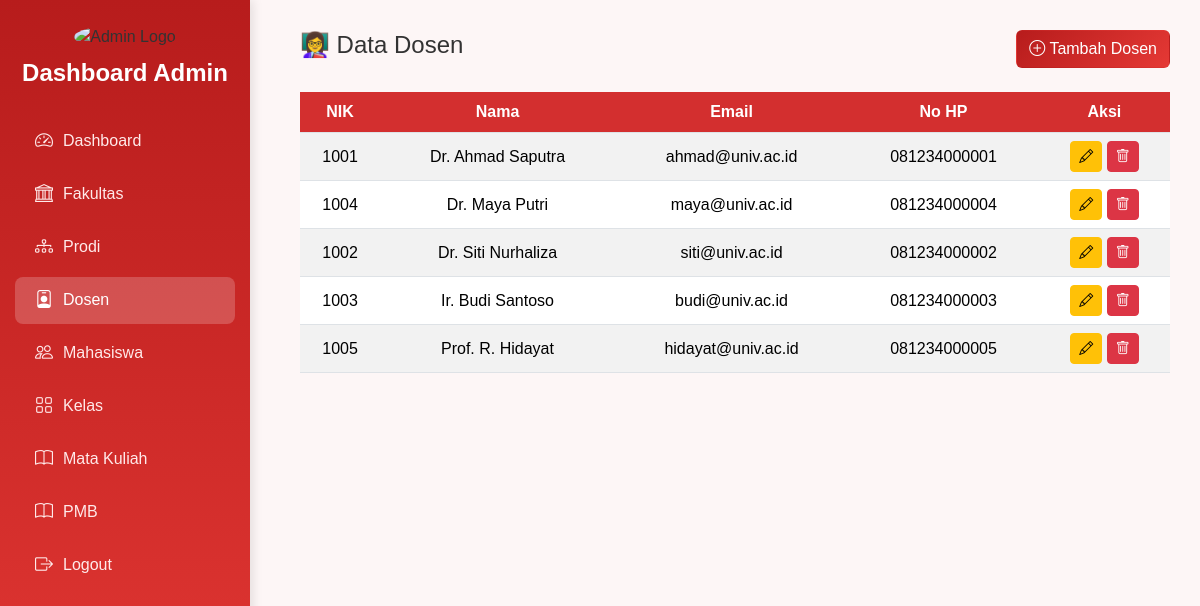
The page /Admin/datadosen.php on the database its author committed.
### tables this page shows
CREATE TABLE `dosen` (
  `nik` int(11) NOT NULL,
  `nama` varchar(100) DEFAULT NULL,
  `jenis_kelamin` enum('L','P') DEFAULT NULL,
  `tanggal_lahir` date DEFAULT NULL,
  `id_prodi` int(11) DEFAULT NULL,
  `email` varchar(100) DEFAULT NULL,
  `no_hp` varchar(20) DEFAULT NULL,
  `alamat` text DEFAULT NULL,
  `jabatan` varchar(50) DEFAULT NULL,
  `status_aktif` enum('Aktif','Tidak Aktif') DEFAULT 'Aktif',
  `tanggal_bergabung` date DEFAULT NULL
);

### Admin/datadosen.php (the view, shortened to what this page needs)
<?php
try {
  $pdo = new PDO("mysql:host=".DB_HOST.";dbname=".DB_NAME.";charset=utf8mb4", DB_USER, DB_PASS, [
    PDO::ATTR_ERRMODE=>PDO::ERRMODE_EXCEPTION, PDO::ATTR_DEFAULT_FETCH_MODE=>PDO::FETCH_ASSOC
  ]);
} catch (Exception $e) { die("Koneksi DB gagal: ".$e->getMessage()); }
$dosen = $pdo->query("SELECT * FROM dosen ORDER BY nama")->fetchAll();
?>
<!doctype html>
<html lang="id"><head>
<link href="https://cdn.jsdelivr.net/npm/bootstrap@5.3.3/dist/css/bootstrap.min.css" rel="stylesheet">
<link href="https://cdn.jsdelivr.net/npm/bootstrap-icons@1.11.1/font/bootstrap-icons.css" rel="stylesheet">
<link href="style.css" rel="stylesheet">
</head><body>
<?php include 'sidebar.php'; ?>
<div class="content">
  <div class="d-flex justify-content-between align-items-center mb-4">
    <h4>👩‍🏫 Data Dosen</h4>
    <button class="btn btn-add" data-bs-toggle="modal" data-bs-target="#modalTambah"><i class="bi bi-plus-circle"></i> Tambah Dosen</button>
  </div>
  <div class="table-responsive">
    <table class="table table-striped text-center align-middle">
      <thead><tr><th>NIK</th><th>Nama</th><th>Email</th><th>No HP</th><th>Aksi</th></tr></thead>
      <tbody>
        <?php foreach($dosen as $d): ?>
        <tr>
          <td><?= htmlspecialchars($d['nik']) ?></td>
          <td><?= htmlspecialchars($d['nama']) ?></td>
          <td><?= htmlspecialchars($d['email']) ?></td>
          <td><?= htmlspecialchars($d['no_hp']) ?></td>
          <td>
            <button class="btn btn-sm btn-warning btn-edit" data-nik="<?= $d['nik'] ?>" data-nama="<?= htmlspecialchars($d['nama']) ?>" data-email="<?= htmlspecialchars($d['email']) ?>" data-no="<?= htmlspecialchars($d['no_hp']) ?>" data-bs-toggle="modal" data-bs-target="#modalEdit"><i class="bi bi-pencil"></i></button>
            <form method="post" class="d-inline" onsubmit="return confirm('Hapus dosen?')">
              <button class="btn btn-sm btn-danger"><i class="bi bi-trash"></i></button>
            </form>
          </td>
        </tr>
        <?php endforeach; ?>
      </tbody>
    </table>
  </div>
</div>
</body></html>

### Admin/Style.css (style rules this page uses)
body { background-color: #fdf6f6; font-family: 'Poppins', sans-serif; color: #333; }
.content { margin-left: 270px; padding: 30px; background-color: #fdf6f6; min-height: 100vh; }
.table th { background-color: #d32f2f !important; color: white !important; }
.btn-add { background: linear-gradient(135deg, #b71c1c, #e53935); color: white; }

### rows shown on the page
dosen: nik "1001", nama "Dr. Ahmad Saputra", email "ahmad@univ.ac.id", no_hp "081234000001"
dosen: nik "1004", nama "Dr. Maya Putri", email "maya@univ.ac.id", no_hp "081234000004"
dosen: nik "1002", nama "Dr. Siti Nurhaliza", email "siti@univ.ac.id", no_hp "081234000002"
dosen: nik "1003", nama "Ir. Budi Santoso", email "budi@univ.ac.id", no_hp "081234000003"
dosen: nik "1005", nama "Prof. R. Hidayat", email "hidayat@univ.ac.id", no_hp "081234000005"
